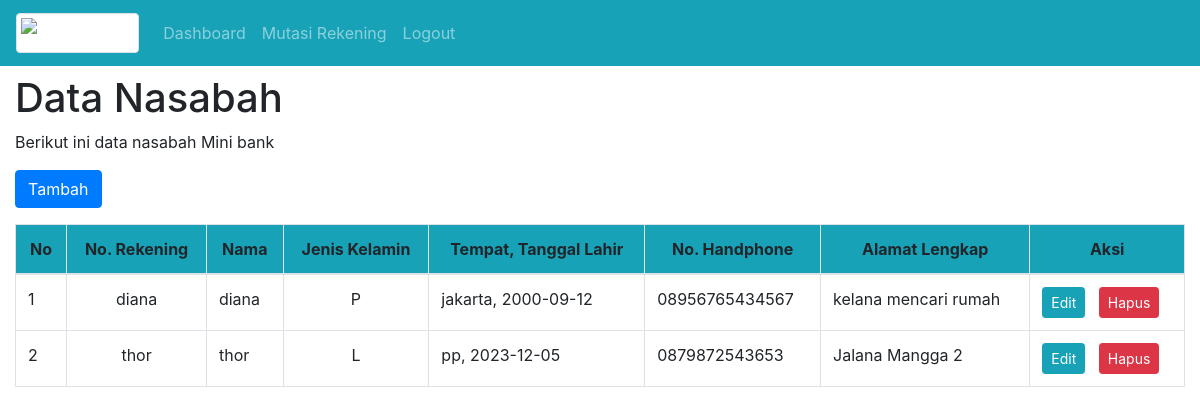
The app's page /index.php?modul=NasabahTampil (signed in) with its own data.
### tables this page shows
CREATE TABLE `datanasabah` (
  `NoRekening` char(11) NOT NULL,
  `NamaNasabah` varchar(150) NOT NULL,
  `JenisKelamin` enum('L','P') NOT NULL,
  `TempatLahir` varchar(150) NOT NULL,
  `TanggalLahir` date NOT NULL,
  `NoHandphone` varchar(20) NOT NULL,
  `AlamatNasabah` mediumtext NOT NULL,
  `tglDaftar` datetime NOT NULL DEFAULT current_timestamp()
);

### NasabahTampil.php (the view, shortened to what this page needs)
<?php
$sqlNasabah=mysqli_query($koneksi,"SELECT * FROM dataNasabah");
?>
<h1>Data Nasabah</h1>
<p>Berikut ini data nasabah Mini bank </p>
<?=$_SESSION['level']!='manager' ? '<p><a href="index.php?modul=NasabahTambah" class="btn btn-primary">Tambah</a></p>' : null;?>
<table class="table table-bordered table-hovered">
	<thead class="bg-info text-center">
		<tr>
			<th>No</th>
			<th>No. Rekening</th>
			<th>Nama</th>
			<th>Jenis Kelamin</th>
			<th>Tempat, Tanggal Lahir</th>
			<th>No. Handphone</th>
			<th>Alamat Lengkap</h>
			<th>Aksi</h>
		</tr>
	</thead>
	<tbody>
		<?php
			$noUrut=null;
			while($dataNasabah=mysqli_fetch_array($sqlNasabah,MYSQLI_ASSOC)){
				$noUrut++;
				echo '
				<tr>
					<td>'.$noUrut.'</td>
					<td align="center">'.$dataNasabah['NoRekening'].'</td>
					<td>'.$dataNasabah['NamaNasabah'].'</td>
					<td align="center">'.$dataNasabah['JenisKelamin'].'</td>
					<td>'.$dataNasabah['TempatLahir'].', '.$dataNasabah['TanggalLahir'].'</td>
					<td>'.$dataNasabah['NoHandphone'].'</td>
					<td>'.$dataNasabah['AlamatNasabah'].'</td>
					<td>';
					if($_SESSION['level']!='manager'){
						echo '	<a href="index.php?modul=NasabahEdit&NoRekening='.$dataNasabah['NoRekening'].'" class="btn btn-info btn-sm">Edit</a>
						&nbsp;
						<a href="index.php?modul=NasabahHapus&NoRekening='.$dataNasabah['NoRekening'].'" class="btn btn-danger btn-sm">Hapus</a>';
					} else{
						echo '<a href="index.php?modul=NasabahDetail&NoRekening='.$dataNasabah['NoRekening'].'" class="btn btn-info btn-sm btn-block">Detail</a>';
					}
				echo '</td></tr>';
			}
		?>
	</tbody>
</table>

### records on screen
datanasabah: NoRekening "diana", NamaNasabah "diana", JenisKelamin "P", TempatLahir "jakarta", TanggalLahir "2000-09-12", NoHandphone "08956765434567", AlamatNasabah "kelana mencari rumah"
datanasabah: NoRekening "thor", NamaNasabah "thor", JenisKelamin "L", TempatLahir "pp", TanggalLahir "2023-12-05", NoHandphone "0879872543653", AlamatNasabah "Jalana Mangga 2"
